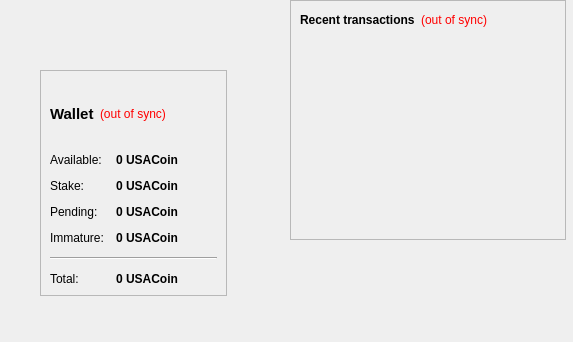
<?xml version="1.0" encoding="UTF-8"?>
<ui version="4.0">
 <class>OverviewPage</class>
 <widget class="QWidget" name="OverviewPage">
  <property name="geometry">
   <rect>
    <x>0</x>
    <y>0</y>
    <width>573</width>
    <height>342</height>
   </rect>
  </property>
  <property name="windowTitle">
   <string>Form</string>
  </property>
  <property name="styleSheet">
   <string notr="true">QListView { background: transparent; }</string>
  </property>
  <widget class="QWidget" name="layoutWidget">
   <property name="geometry">
    <rect>
     <x>40</x>
     <y>70</y>
     <width>187</width>
     <height>226</height>
    </rect>
   </property>
   <layout class="QVBoxLayout" name="verticalLayout_2">
    <item>
     <widget class="QFrame" name="frame">
      <property name="styleSheet">
       <string notr="true">QListView { background: transparent; }</string>
      </property>
      <property name="frameShape">
       <enum>QFrame::StyledPanel</enum>
      </property>
      <property name="frameShadow">
       <enum>QFrame::Raised</enum>
      </property>
      <layout class="QVBoxLayout" name="verticalLayout_4">
       <item>
        <layout class="QHBoxLayout" name="horizontalLayout_4">
         <item>
          <widget class="QLabel" name="label_5">
           <property name="font">
            <font>
             <pointsize>11</pointsize>
             <weight>75</weight>
             <bold>true</bold>
            </font>
           </property>
           <property name="text">
            <string>Wallet</string>
           </property>
          </widget>
         </item>
         <item>
          <widget class="QLabel" name="labelWalletStatus">
           <property name="toolTip">
            <string>The displayed information may be out of date. Your wallet automatically synchronizes with the USACoin network after a connection is established, but this process has not completed yet.</string>
           </property>
           <property name="styleSheet">
            <string notr="true">QLabel { color: red; }</string>
           </property>
           <property name="text">
            <string notr="true">(out of sync)</string>
           </property>
           <property name="alignment">
            <set>Qt::AlignLeading|Qt::AlignLeft|Qt::AlignVCenter</set>
           </property>
          </widget>
         </item>
         <item>
          <spacer name="horizontalSpacer_2">
           <property name="orientation">
            <enum>Qt::Horizontal</enum>
           </property>
           <property name="sizeHint" stdset="0">
            <size>
             <width>40</width>
             <height>20</height>
            </size>
           </property>
          </spacer>
         </item>
        </layout>
       </item>
       <item>
        <layout class="QFormLayout" name="formLayout_2">
         <property name="fieldGrowthPolicy">
          <enum>QFormLayout::AllNonFixedFieldsGrow</enum>
         </property>
         <property name="horizontalSpacing">
          <number>12</number>
         </property>
         <property name="verticalSpacing">
          <number>12</number>
         </property>
         <item row="0" column="0">
          <widget class="QLabel" name="label">
           <property name="text">
            <string>Available:</string>
           </property>
          </widget>
         </item>
         <item row="0" column="1">
          <widget class="QLabel" name="labelBalance">
           <property name="font">
            <font>
             <weight>75</weight>
             <bold>true</bold>
            </font>
           </property>
           <property name="cursor">
            <cursorShape>IBeamCursor</cursorShape>
           </property>
           <property name="toolTip">
            <string>Your current spendable balance</string>
           </property>
           <property name="text">
            <string notr="true">0 USACoin</string>
           </property>
           <property name="textInteractionFlags">
            <set>Qt::LinksAccessibleByMouse|Qt::TextSelectableByKeyboard|Qt::TextSelectableByMouse</set>
           </property>
          </widget>
         </item>
         <item row="1" column="0">
          <widget class="QLabel" name="label_6">
           <property name="text">
            <string>Stake:</string>
           </property>
          </widget>
         </item>
         <item row="1" column="1">
          <widget class="QLabel" name="labelStake">
           <property name="font">
            <font>
             <weight>75</weight>
             <bold>true</bold>
            </font>
           </property>
           <property name="cursor">
            <cursorShape>IBeamCursor</cursorShape>
           </property>
           <property name="toolTip">
            <string>Total of coins that was staked, and do not yet count toward the current balance</string>
           </property>
           <property name="text">
            <string notr="true">0 USACoin</string>
           </property>
           <property name="textInteractionFlags">
            <set>Qt::LinksAccessibleByMouse|Qt::TextSelectableByKeyboard|Qt::TextSelectableByMouse</set>
           </property>
          </widget>
         </item>
         <item row="2" column="0">
          <widget class="QLabel" name="label_3">
           <property name="text">
            <string>Pending:</string>
           </property>
          </widget>
         </item>
         <item row="3" column="0">
          <widget class="QLabel" name="labelImmatureText">
           <property name="text">
            <string>Immature:</string>
           </property>
          </widget>
         </item>
         <item row="3" column="1">
          <widget class="QLabel" name="labelImmature">
           <property name="font">
            <font>
             <weight>75</weight>
             <bold>true</bold>
            </font>
           </property>
           <property name="toolTip">
            <string>Mined balance that has not yet matured</string>
           </property>
           <property name="text">
            <string notr="true">0 USACoin</string>
           </property>
           <property name="textInteractionFlags">
            <set>Qt::LinksAccessibleByMouse|Qt::TextSelectableByKeyboard|Qt::TextSelectableByMouse</set>
           </property>
          </widget>
         </item>
         <item row="4" column="0" colspan="2">
          <widget class="Line" name="line">
           <property name="orientation">
            <enum>Qt::Horizontal</enum>
           </property>
          </widget>
         </item>
         <item row="5" column="0">
          <widget class="QLabel" name="labelTotalText">
           <property name="text">
            <string>Total:</string>
           </property>
          </widget>
         </item>
         <item row="5" column="1">
          <widget class="QLabel" name="labelTotal">
           <property name="font">
            <font>
             <weight>75</weight>
             <bold>true</bold>
            </font>
           </property>
           <property name="cursor">
            <cursorShape>IBeamCursor</cursorShape>
           </property>
           <property name="toolTip">
            <string>Your current total balance</string>
           </property>
           <property name="text">
            <string notr="true">0 USACoin</string>
           </property>
           <property name="textInteractionFlags">
            <set>Qt::LinksAccessibleByMouse|Qt::TextSelectableByKeyboard|Qt::TextSelectableByMouse</set>
           </property>
          </widget>
         </item>
         <item row="2" column="1">
          <widget class="QLabel" name="labelUnconfirmed">
           <property name="font">
            <font>
             <weight>75</weight>
             <bold>true</bold>
            </font>
           </property>
           <property name="cursor">
            <cursorShape>IBeamCursor</cursorShape>
           </property>
           <property name="toolTip">
            <string>Total of transactions that have yet to be confirmed, and do not yet count toward the current balance</string>
           </property>
           <property name="text">
            <string notr="true">0 USACoin</string>
           </property>
           <property name="textInteractionFlags">
            <set>Qt::LinksAccessibleByMouse|Qt::TextSelectableByKeyboard|Qt::TextSelectableByMouse</set>
           </property>
          </widget>
         </item>
        </layout>
       </item>
      </layout>
     </widget>
    </item>
   </layout>
  </widget>
  <widget class="QFrame" name="frame_2">
   <property name="geometry">
    <rect>
     <x>290</x>
     <y>0</y>
     <width>276</width>
     <height>240</height>
    </rect>
   </property>
   <property name="frameShape">
    <enum>QFrame::StyledPanel</enum>
   </property>
   <property name="frameShadow">
    <enum>QFrame::Raised</enum>
   </property>
   <layout class="QVBoxLayout" name="verticalLayout">
    <item>
     <layout class="QHBoxLayout" name="horizontalLayout_2">
      <item>
       <widget class="QLabel" name="label_4">
        <property name="text">
         <string>&lt;b&gt;Recent transactions&lt;/b&gt;</string>
        </property>
       </widget>
      </item>
      <item>
       <widget class="QLabel" name="labelTransactionsStatus">
        <property name="toolTip">
         <string>The displayed information may be out of date. Your wallet automatically synchronizes with the USACoin network after a connection is established, but this process has not completed yet.</string>
        </property>
        <property name="styleSheet">
         <string notr="true">QLabel { color: red; }</string>
        </property>
        <property name="text">
         <string notr="true">(out of sync)</string>
        </property>
        <property name="alignment">
         <set>Qt::AlignRight|Qt::AlignTrailing|Qt::AlignVCenter</set>
        </property>
       </widget>
      </item>
      <item>
       <spacer name="horizontalSpacer">
        <property name="orientation">
         <enum>Qt::Horizontal</enum>
        </property>
        <property name="sizeHint" stdset="0">
         <size>
          <width>40</width>
          <height>20</height>
         </size>
        </property>
       </spacer>
      </item>
     </layout>
    </item>
    <item>
     <layout class="QVBoxLayout" name="verticalLayout_3">
      <item>
       <spacer name="verticalSpacer_2">
        <property name="orientation">
         <enum>Qt::Vertical</enum>
        </property>
        <property name="sizeHint" stdset="0">
         <size>
          <width>20</width>
          <height>40</height>
         </size>
        </property>
       </spacer>
      </item>
     </layout>
    </item>
    <item>
     <widget class="QListView" name="listTransactions">
      <property name="styleSheet">
       <string notr="true">QListView { background: transparent; }</string>
      </property>
      <property name="frameShape">
       <enum>QFrame::NoFrame</enum>
      </property>
      <property name="verticalScrollBarPolicy">
       <enum>Qt::ScrollBarAlwaysOff</enum>
      </property>
      <property name="horizontalScrollBarPolicy">
       <enum>Qt::ScrollBarAlwaysOff</enum>
      </property>
      <property name="selectionMode">
       <enum>QAbstractItemView::NoSelection</enum>
      </property>
     </widget>
    </item>
   </layout>
  </widget>
 </widget>
 <resources/>
 <connections/>
</ui>
